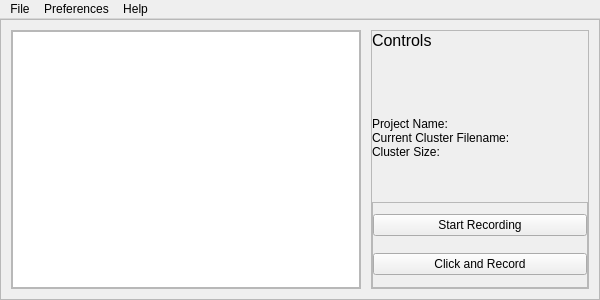
<?xml version="1.0" encoding="UTF-8"?>
<ui version="4.0">
 <class>MainWindow</class>
 <widget class="QMainWindow" name="MainWindow">
  <property name="geometry">
   <rect>
    <x>0</x>
    <y>0</y>
    <width>600</width>
    <height>300</height>
   </rect>
  </property>
  <property name="minimumSize">
   <size>
    <width>600</width>
    <height>300</height>
   </size>
  </property>
  <property name="maximumSize">
   <size>
    <width>600</width>
    <height>300</height>
   </size>
  </property>
  <property name="windowTitle">
   <string>MainWindow</string>
  </property>
  <widget class="QWidget" name="centralwidget">
   <layout class="QVBoxLayout" name="centralLayyout">
    <property name="spacing">
     <number>0</number>
    </property>
    <property name="leftMargin">
     <number>0</number>
    </property>
    <property name="topMargin">
     <number>0</number>
    </property>
    <property name="rightMargin">
     <number>0</number>
    </property>
    <property name="bottomMargin">
     <number>0</number>
    </property>
    <item>
     <widget class="QFrame" name="content">
      <property name="frameShape">
       <enum>QFrame::StyledPanel</enum>
      </property>
      <property name="frameShadow">
       <enum>QFrame::Raised</enum>
      </property>
      <layout class="QHBoxLayout" name="horizontalLayout">
       <property name="spacing">
        <number>10</number>
       </property>
       <property name="leftMargin">
        <number>10</number>
       </property>
       <property name="topMargin">
        <number>10</number>
       </property>
       <property name="rightMargin">
        <number>10</number>
       </property>
       <property name="bottomMargin">
        <number>10</number>
       </property>
       <item>
        <widget class="QFrame" name="terminal_container">
         <property name="minimumSize">
          <size>
           <width>350</width>
           <height>0</height>
          </size>
         </property>
         <property name="maximumSize">
          <size>
           <width>350</width>
           <height>16777215</height>
          </size>
         </property>
         <property name="frameShape">
          <enum>QFrame::StyledPanel</enum>
         </property>
         <property name="frameShadow">
          <enum>QFrame::Raised</enum>
         </property>
         <layout class="QVBoxLayout" name="verticalLayout">
          <property name="spacing">
           <number>0</number>
          </property>
          <property name="leftMargin">
           <number>0</number>
          </property>
          <property name="topMargin">
           <number>0</number>
          </property>
          <property name="rightMargin">
           <number>0</number>
          </property>
          <property name="bottomMargin">
           <number>0</number>
          </property>
          <item>
           <widget class="QTextBrowser" name="terminal"/>
          </item>
         </layout>
        </widget>
       </item>
       <item>
        <widget class="QFrame" name="controls_container">
         <property name="frameShape">
          <enum>QFrame::StyledPanel</enum>
         </property>
         <property name="frameShadow">
          <enum>QFrame::Raised</enum>
         </property>
         <layout class="QVBoxLayout" name="verticalLayout_3">
          <property name="spacing">
           <number>0</number>
          </property>
          <property name="leftMargin">
           <number>0</number>
          </property>
          <property name="topMargin">
           <number>0</number>
          </property>
          <property name="rightMargin">
           <number>0</number>
          </property>
          <property name="bottomMargin">
           <number>0</number>
          </property>
          <item alignment="Qt::AlignTop">
           <widget class="QLabel" name="controlsLabel">
            <property name="text">
             <string>&lt;html&gt;&lt;head/&gt;&lt;body&gt;&lt;p&gt;&lt;span style=&quot; font-size:12pt;&quot;&gt;Controls&lt;/span&gt;&lt;/p&gt;&lt;/body&gt;&lt;/html&gt;</string>
            </property>
           </widget>
          </item>
          <item>
           <layout class="QFormLayout" name="clusterInfoContainer">
            <item row="1" column="0">
             <widget class="QLabel" name="clusterFilenameLabel">
              <property name="text">
               <string>Current Cluster Filename: </string>
              </property>
             </widget>
            </item>
            <item row="1" column="1">
             <widget class="QLabel" name="cluseFilename">
              <property name="text">
               <string/>
              </property>
             </widget>
            </item>
            <item row="2" column="0">
             <widget class="QLabel" name="clusterSizeLabel">
              <property name="text">
               <string>Cluster Size: </string>
              </property>
             </widget>
            </item>
            <item row="2" column="1">
             <widget class="QLabel" name="clusterSize">
              <property name="text">
               <string/>
              </property>
             </widget>
            </item>
            <item row="0" column="0">
             <widget class="QLabel" name="projectNameLabel">
              <property name="text">
               <string>Project Name: </string>
              </property>
             </widget>
            </item>
            <item row="0" column="1">
             <widget class="QLabel" name="projectName">
              <property name="text">
               <string/>
              </property>
             </widget>
            </item>
           </layout>
          </item>
          <item>
           <widget class="QFrame" name="btnContainer">
            <property name="frameShape">
             <enum>QFrame::StyledPanel</enum>
            </property>
            <property name="frameShadow">
             <enum>QFrame::Raised</enum>
            </property>
            <layout class="QVBoxLayout" name="verticalLayout_2">
             <property name="leftMargin">
              <number>0</number>
             </property>
             <property name="topMargin">
              <number>0</number>
             </property>
             <property name="rightMargin">
              <number>0</number>
             </property>
             <property name="bottomMargin">
              <number>0</number>
             </property>
             <item>
              <widget class="QPushButton" name="recordingLoopBtn">
               <property name="text">
                <string>Start Recording</string>
               </property>
              </widget>
             </item>
             <item>
              <widget class="QPushButton" name="clickRecordBtn">
               <property name="text">
                <string>Click and Record</string>
               </property>
              </widget>
             </item>
            </layout>
           </widget>
          </item>
         </layout>
        </widget>
       </item>
      </layout>
     </widget>
    </item>
   </layout>
  </widget>
  <widget class="QMenuBar" name="menubar">
   <property name="geometry">
    <rect>
     <x>0</x>
     <y>0</y>
     <width>600</width>
     <height>21</height>
    </rect>
   </property>
   <widget class="QMenu" name="menuFile">
    <property name="title">
     <string>File</string>
    </property>
    <addaction name="actionNew_Project"/>
    <addaction name="actionOpen_Project"/>
    <addaction name="separator"/>
    <addaction name="actionSave"/>
    <addaction name="actionSave_As"/>
    <addaction name="separator"/>
    <addaction name="actionExit"/>
   </widget>
   <widget class="QMenu" name="menuPreferences">
    <property name="title">
     <string>Preferences</string>
    </property>
    <addaction name="actionApperance"/>
    <addaction name="actionData_Collection"/>
    <addaction name="actionData_Storage"/>
   </widget>
   <widget class="QMenu" name="menuHelp">
    <property name="title">
     <string>Help</string>
    </property>
    <addaction name="actionAbout_CatchSerial"/>
    <addaction name="actionGuide"/>
   </widget>
   <addaction name="menuFile"/>
   <addaction name="menuPreferences"/>
   <addaction name="menuHelp"/>
  </widget>
  <action name="actionNew_Project">
   <property name="text">
    <string>New Project</string>
   </property>
   <property name="shortcut">
    <string>Ctrl+N</string>
   </property>
  </action>
  <action name="actionOpen_Project">
   <property name="text">
    <string>Open Project</string>
   </property>
   <property name="shortcut">
    <string>Ctrl+O</string>
   </property>
  </action>
  <action name="actionSave">
   <property name="text">
    <string>Save</string>
   </property>
   <property name="shortcut">
    <string>Ctrl+S</string>
   </property>
  </action>
  <action name="actionSave_As">
   <property name="text">
    <string>Save As</string>
   </property>
   <property name="shortcut">
    <string>Ctrl+Shift+S</string>
   </property>
  </action>
  <action name="actionExit">
   <property name="text">
    <string>Exit</string>
   </property>
  </action>
  <action name="actionApperance">
   <property name="text">
    <string>Apperance</string>
   </property>
   <property name="shortcut">
    <string>Ctrl+Shift+A</string>
   </property>
  </action>
  <action name="actionData_Collection">
   <property name="text">
    <string>Data Collection</string>
   </property>
   <property name="shortcut">
    <string>Ctrl+Shift+D</string>
   </property>
  </action>
  <action name="actionData_Storage">
   <property name="text">
    <string>Data Storage</string>
   </property>
   <property name="shortcut">
    <string>Ctrl+Shift+C</string>
   </property>
  </action>
  <action name="actionAbout_CatchSerial">
   <property name="text">
    <string>About CatchSerial</string>
   </property>
  </action>
  <action name="actionGuide">
   <property name="text">
    <string>Guide</string>
   </property>
  </action>
 </widget>
 <resources/>
 <connections/>
</ui>
